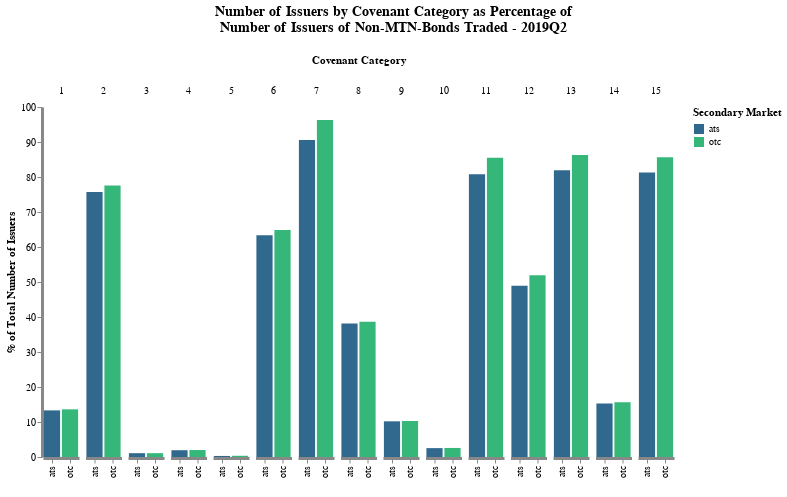

Notebook cell for this chart:
### Code cell
pl[2]

### Figure 1 — Vega-Lite specification as saved in the notebook (floating-point values rounded to 4 significant figures)
{"config": {"axis": {"domainWidth": 3}, "opacity": {"value": 0.7}, "view": {"stroke": "transparent"}}, "data": {"values": [{"cov_cat": 1, "cvt": "any", "perc_sbm_total": 13.62, "perc_total": 13.62, "period": "2019Q2", "rt": "any", "sbm": "otc", "value": 274, "variable": "cg1_issuers"}, {"cov_cat": 1, "cvt": "any", "perc_sbm_total": 14.24, "perc_total": 13.32, "period": "2019Q2", "rt": "any", "sbm": "ats", "value": 268, "variable": "cg1_issuers"}, {"cov_cat": 2, "cvt": "any", "perc_sbm_total": 77.58, "perc_total": 77.58, "period": "2019Q2", "rt": "any", "sbm": "otc", "value": 1561, "variable": "cg2_issuers"}, {"cov_cat": 2, "cvt": "any", "perc_sbm_total": 80.98, "perc_total": 75.75, "period": "2019Q2", "rt": "any", "sbm": "ats", "value": 1524, "variable": "cg2_issuers"}, {"cov_cat": 3, "cvt": "any", "perc_sbm_total": 1.093, "perc_total": 1.093, "period": "2019Q2", "rt": "any", "sbm": "otc", "value": 22, "variable": "cg3_issuers"}, {"cov_cat": 3, "cvt": "any", "perc_sbm_total": 1.169, "perc_total": 1.093, "period": "2019Q2", "rt": "any", "sbm": "ats", "value": 22, "variable": "cg3_issuers"}, {"cov_cat": 4, "cvt": "any", "perc_sbm_total": 1.988, "perc_total": 1.988, "period": "2019Q2", "rt": "any", "sbm": "otc", "value": 40, "variable": "cg4_issuers"}, {"cov_cat": 4, "cvt": "any", "perc_sbm_total": 2.072, "perc_total": 1.938, "period": "2019Q2", "rt": "any", "sbm": "ats", "value": 39, "variable": "cg4_issuers"}, {"cov_cat": 5, "cvt": "any", "perc_sbm_total": 0.3479, "perc_total": 0.3479, "period": "2019Q2", "rt": "any", "sbm": "otc", "value": 7, "variable": "cg5_issuers"}, {"cov_cat": 5, "cvt": "any", "perc_sbm_total": 0.3188, "perc_total": 0.2982, "period": "2019Q2", "rt": "any", "sbm": "ats", "value": 6, "variable": "cg5_issuers"}, {"cov_cat": 6, "cvt": "any", "perc_sbm_total": 64.86, "perc_total": 64.86, "period": "2019Q2", "rt": "any", "sbm": "otc", "value": 1305, "variable": "cg6_issuers"}, {"cov_cat": 6, "cvt": "any", "perc_sbm_total": 67.75, "perc_total": 63.37, "period": "2019Q2", "rt": "any", "sbm": "ats", "value": 1275, "variable": "cg6_issuers"}, {"cov_cat": 7, "cvt": "any", "perc_sbm_total": 96.27, "perc_total": 96.27, "period": "2019Q2", "rt": "any", "sbm": "otc", "value": 1937, "variable": "cg7_issuers"}, {"cov_cat": 7, "cvt": "any", "perc_sbm_total": 96.87, "perc_total": 90.61, "period": "2019Q2", "rt": "any", "sbm": "ats", "value": 1823, "variable": "cg7_issuers"}, {"cov_cat": 8, "cvt": "any", "perc_sbm_total": 38.62, "perc_total": 38.62, "period": "2019Q2", "rt": "any", "sbm": "otc", "value": 777, "variable": "cg8_issuers"}, {"cov_cat": 8, "cvt": "any", "perc_sbm_total": 40.75, "perc_total": 38.12, "period": "2019Q2", "rt": "any", "sbm": "ats", "value": 767, "variable": "cg8_issuers"}, {"cov_cat": 9, "cvt": "any", "perc_sbm_total": 10.29, "perc_total": 10.29, "period": "2019Q2", "rt": "any", "sbm": "otc", "value": 207, "variable": "cg9_issuers"}, {"cov_cat": 9, "cvt": "any", "perc_sbm_total": 10.89, "perc_total": 10.19, "period": "2019Q2", "rt": "any", "sbm": "ats", "value": 205, "variable": "cg9_issuers"}, {"cov_cat": 10, "cvt": "any", "perc_sbm_total": 2.584, "perc_total": 2.584, "period": "2019Q2", "rt": "any", "sbm": "otc", "value": 52, "variable": "cg10_issuers"}, {"cov_cat": 10, "cvt": "any", "perc_sbm_total": 2.71, "perc_total": 2.535, "period": "2019Q2", "rt": "any", "sbm": "ats", "value": 51, "variable": "cg10_issuers"}, {"cov_cat": 11, "cvt": "any", "perc_sbm_total": 85.49, "perc_total": 85.49, "period": "2019Q2", "rt": "any", "sbm": "otc", "value": 1720, "variable": "cg11_issuers"}, {"cov_cat": 11, "cvt": "any", "perc_sbm_total": 86.34, "perc_total": 80.77, "period": "2019Q2", "rt": "any", "sbm": "ats", "value": 1625, "variable": "cg11_issuers"}, {"cov_cat": 12, "cvt": "any", "perc_sbm_total": 51.94, "perc_total": 51.94, "period": "2019Q2", "rt": "any", "sbm": "otc", "value": 1045, "variable": "cg12_issuers"}, {"cov_cat": 12, "cvt": "any", "perc_sbm_total": 52.34, "perc_total": 48.96, "period": "2019Q2", "rt": "any", "sbm": "ats", "value": 985, "variable": "cg12_issuers"}, {"cov_cat": 13, "cvt": "any", "perc_sbm_total": 86.28, "perc_total": 86.28, "period": "2019Q2", "rt": "any", "sbm": "otc", "value": 1736, "variable": "cg13_issuers"}, {"cov_cat": 13, "cvt": "any", "perc_sbm_total": 87.62, "perc_total": 81.96, "period": "2019Q2", "rt": "any", "sbm": "ats", "value": 1649, "variable": "cg13_issuers"}, {"cov_cat": 14, "cvt": "any", "perc_sbm_total": 15.66, "perc_total": 15.66, "period": "2019Q2", "rt": "any", "sbm": "otc", "value": 315, "variable": "cg14_issuers"}, {"cov_cat": 14, "cvt": "any", "perc_sbm_total": 16.31, "perc_total": 15.26, "period": "2019Q2", "rt": "any", "sbm": "ats", "value": 307, "variable": "cg14_issuers"}, {"cov_cat": 15, "cvt": "any", "perc_sbm_total": 85.64, "perc_total": 85.64, "period": "2019Q2", "rt": "any", "sbm": "otc", "value": 1723, "variable": "cg15_issuers"}, {"cov_cat": 15, "cvt": "any", "perc_sbm_total": 86.93, "perc_total": 81.31, "period": "2019Q2", "rt": "any", "sbm": "ats", "value": 1636, "variable": "cg15_issuers"}]}, "encoding": {"color": {"field": "sbm", "legend": {"title": "Secondary Market"}, "scale": {"scheme": "viridis"}, "type": "nominal"}, "column": {"field": "cov_cat", "sort": "ascending", "title": "Covenant Category", "type": "ordinal"}, "x": {"axis": {"title": " "}, "field": "sbm", "type": "nominal"}, "y": {"axis": {"grid": false, "stack": null, "title": "% of Total Number of Issuers"}, "field": "perc_total", "type": "quantitative"}}, "height": 350, "mark": "bar", "spacing": 4.5, "title": {"align": "center", "anchor": "middle", "fontSize": 14, "offset": 20, "text": ["Number of Issuers by Covenant Category as Percentage of ", "Number of Issuers of Non-MTN-Bonds Traded - 2019Q2"]}, "width": {"step": 18}}
